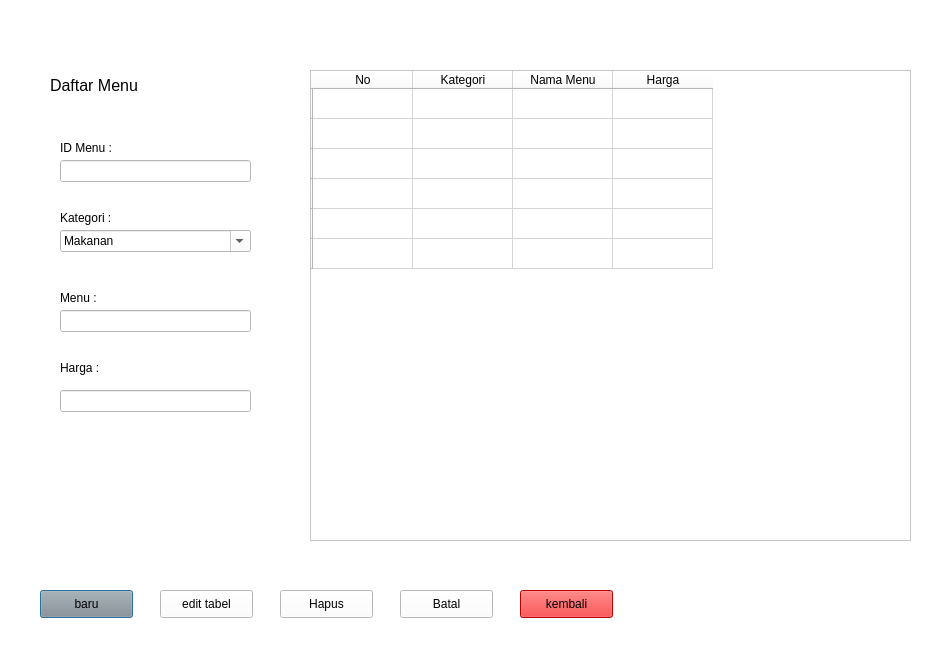
<?xml version="1.0" encoding="UTF-8"?>
<ui version="4.0">
 <class>Dialog</class>
 <widget class="QDialog" name="Dialog">
  <property name="geometry">
   <rect>
    <x>0</x>
    <y>0</y>
    <width>937</width>
    <height>656</height>
   </rect>
  </property>
  <property name="windowTitle">
   <string>Dialog</string>
  </property>
  <widget class="QWidget" name="widget" native="true">
   <property name="geometry">
    <rect>
     <x>0</x>
     <y>0</y>
     <width>941</width>
     <height>661</height>
    </rect>
   </property>
   <property name="styleSheet">
    <string notr="true">background-color: rgb(144, 144, 144);
background-color: rgb(255, 255, 255);</string>
   </property>
   <widget class="QLabel" name="label_2">
    <property name="geometry">
     <rect>
      <x>50</x>
      <y>60</y>
      <width>171</width>
      <height>51</height>
     </rect>
    </property>
    <property name="text">
     <string>&lt;html&gt;&lt;head/&gt;&lt;body&gt;&lt;p&gt;&lt;span style=&quot; font-size:12pt;&quot;&gt;Daftar Menu&lt;/span&gt;&lt;/p&gt;&lt;/body&gt;&lt;/html&gt;</string>
    </property>
   </widget>
   <widget class="QLabel" name="label_5">
    <property name="geometry">
     <rect>
      <x>60</x>
      <y>140</y>
      <width>55</width>
      <height>16</height>
     </rect>
    </property>
    <property name="text">
     <string>ID Menu :</string>
    </property>
   </widget>
   <widget class="QLineEdit" name="textIdMenu">
    <property name="geometry">
     <rect>
      <x>60</x>
      <y>160</y>
      <width>191</width>
      <height>22</height>
     </rect>
    </property>
   </widget>
   <widget class="QLabel" name="label_6">
    <property name="geometry">
     <rect>
      <x>60</x>
      <y>210</y>
      <width>55</width>
      <height>16</height>
     </rect>
    </property>
    <property name="text">
     <string>Kategori :</string>
    </property>
   </widget>
   <widget class="QComboBox" name="cbKategori">
    <property name="geometry">
     <rect>
      <x>60</x>
      <y>230</y>
      <width>191</width>
      <height>22</height>
     </rect>
    </property>
    <property name="toolTip">
     <string>&lt;html&gt;&lt;head/&gt;&lt;body&gt;&lt;p&gt;&lt;br/&gt;&lt;/p&gt;&lt;/body&gt;&lt;/html&gt;</string>
    </property>
    <property name="whatsThis">
     <string>&lt;html&gt;&lt;head/&gt;&lt;body&gt;&lt;p&gt;Kategori&lt;/p&gt;&lt;/body&gt;&lt;/html&gt;</string>
    </property>
    <property name="editable">
     <bool>true</bool>
    </property>
    <property name="currentText">
     <string>Makanan</string>
    </property>
    <property name="maxCount">
     <number>2147483642</number>
    </property>
    <item>
     <property name="text">
      <string>Makanan</string>
     </property>
    </item>
    <item>
     <property name="text">
      <string>Minuman</string>
     </property>
    </item>
   </widget>
   <widget class="QLabel" name="label_7">
    <property name="geometry">
     <rect>
      <x>60</x>
      <y>290</y>
      <width>55</width>
      <height>16</height>
     </rect>
    </property>
    <property name="text">
     <string>Menu :</string>
    </property>
   </widget>
   <widget class="QLineEdit" name="textMenu">
    <property name="geometry">
     <rect>
      <x>60</x>
      <y>310</y>
      <width>191</width>
      <height>22</height>
     </rect>
    </property>
   </widget>
   <widget class="QLabel" name="label_8">
    <property name="geometry">
     <rect>
      <x>60</x>
      <y>360</y>
      <width>55</width>
      <height>16</height>
     </rect>
    </property>
    <property name="text">
     <string>Harga :</string>
    </property>
   </widget>
   <widget class="QLineEdit" name="textHarga">
    <property name="geometry">
     <rect>
      <x>60</x>
      <y>390</y>
      <width>191</width>
      <height>22</height>
     </rect>
    </property>
   </widget>
   <widget class="QPushButton" name="simpan">
    <property name="geometry">
     <rect>
      <x>40</x>
      <y>590</y>
      <width>93</width>
      <height>28</height>
     </rect>
    </property>
    <property name="styleSheet">
     <string notr="true">background-color: rgb(144, 144, 144);</string>
    </property>
    <property name="text">
     <string>baru</string>
    </property>
   </widget>
   <widget class="QPushButton" name="hapus">
    <property name="geometry">
     <rect>
      <x>280</x>
      <y>590</y>
      <width>93</width>
      <height>28</height>
     </rect>
    </property>
    <property name="styleSheet">
     <string notr="true">background-color: rgb(255, 255, 255);</string>
    </property>
    <property name="text">
     <string>Hapus</string>
    </property>
   </widget>
   <widget class="QTableWidget" name="tableWidget">
    <property name="geometry">
     <rect>
      <x>310</x>
      <y>70</y>
      <width>601</width>
      <height>471</height>
     </rect>
    </property>
    <property name="styleSheet">
     <string notr="true">background-color: rgb(255, 255, 255);</string>
    </property>
    <row>
     <property name="text">
      <string/>
     </property>
    </row>
    <row>
     <property name="text">
      <string/>
     </property>
    </row>
    <row>
     <property name="text">
      <string/>
     </property>
    </row>
    <row>
     <property name="text">
      <string/>
     </property>
    </row>
    <row>
     <property name="text">
      <string/>
     </property>
    </row>
    <row>
     <property name="text">
      <string/>
     </property>
    </row>
    <column>
     <property name="text">
      <string>No</string>
     </property>
    </column>
    <column>
     <property name="text">
      <string>Kategori</string>
     </property>
    </column>
    <column>
     <property name="text">
      <string>Nama Menu</string>
     </property>
    </column>
    <column>
     <property name="text">
      <string>Harga</string>
     </property>
    </column>
    <item row="3" column="3">
     <property name="font">
      <font>
       <kerning>true</kerning>
      </font>
     </property>
     <property name="flags">
      <set>ItemIsSelectable|ItemIsEditable|ItemIsDragEnabled|ItemIsDropEnabled|ItemIsUserCheckable</set>
     </property>
    </item>
   </widget>
   <widget class="QPushButton" name="edit">
    <property name="geometry">
     <rect>
      <x>160</x>
      <y>590</y>
      <width>93</width>
      <height>28</height>
     </rect>
    </property>
    <property name="text">
     <string>edit tabel</string>
    </property>
   </widget>
   <widget class="QPushButton" name="batal">
    <property name="geometry">
     <rect>
      <x>400</x>
      <y>590</y>
      <width>93</width>
      <height>28</height>
     </rect>
    </property>
    <property name="text">
     <string>Batal</string>
    </property>
   </widget>
   <widget class="QPushButton" name="keluar">
    <property name="geometry">
     <rect>
      <x>520</x>
      <y>590</y>
      <width>93</width>
      <height>28</height>
     </rect>
    </property>
    <property name="styleSheet">
     <string notr="true">background-color: rgb(255, 0, 0);</string>
    </property>
    <property name="text">
     <string>kembali</string>
    </property>
   </widget>
  </widget>
 </widget>
 <resources/>
 <connections/>
</ui>
